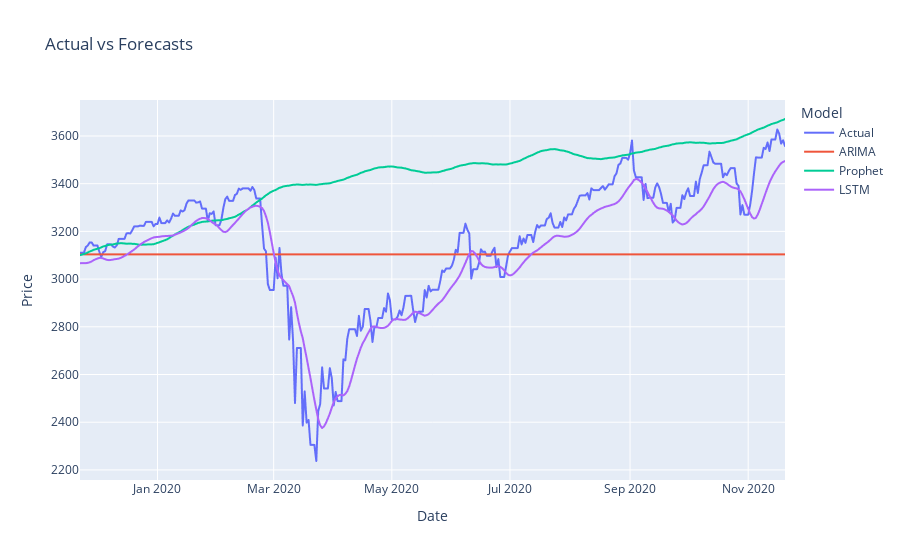

Write notebook code for a chart like this one.
### Code cell
import plotly.express as px

df_long = predicted_values.melt(
    id_vars="Date",
    value_vars=["Actual", "ARIMA", "Prophet", "LSTM"],
    var_name="Model",
    value_name="Value"
)


fig = px.line(
    df_long,
    x="Date",
    y="Value",
    color="Model",
    title="Actual vs Forecasts",
    labels={"Value": "Price", "Date": "Date"}
)#fig = px.line(predicted_values, x="Date", y="ARIMA", title='ARIMA')
fig.show()

### Figure 1 — Plotly figure (JSON) as saved in the notebook; plotly's stock layout.template omitted (floating-point values rounded to 4 significant figures; data arrays with more than 128 entries replaced by an {"elided": "..."} marker saying what was removed)
{"data": [{"hovertemplate": "Model=Actual<br>Date=%{x}<br>Price=%{y}<extra></extra>", "legendgroup": "Actual", "line": {"color": "#636efa", "dash": "solid"}, "marker": {"symbol": "circle"}, "mode": "lines", "name": "Actual", "showlegend": true, "type": "scattergl", "x": {"elided": "365 str values"}, "xaxis": "x", "y": {"elided": "365 float values"}, "yaxis": "y"}, {"hovertemplate": "Model=ARIMA<br>Date=%{x}<br>Price=%{y}<extra></extra>", "legendgroup": "ARIMA", "line": {"color": "#EF553B", "dash": "solid"}, "marker": {"symbol": "circle"}, "mode": "lines", "name": "ARIMA", "showlegend": true, "type": "scattergl", "x": {"elided": "365 str values"}, "xaxis": "x", "y": {"elided": "365 float values"}, "yaxis": "y"}, {"hovertemplate": "Model=Prophet<br>Date=%{x}<br>Price=%{y}<extra></extra>", "legendgroup": "Prophet", "line": {"color": "#00cc96", "dash": "solid"}, "marker": {"symbol": "circle"}, "mode": "lines", "name": "Prophet", "showlegend": true, "type": "scattergl", "x": {"elided": "365 str values"}, "xaxis": "x", "y": {"elided": "365 float values"}, "yaxis": "y"}, {"hovertemplate": "Model=LSTM<br>Date=%{x}<br>Price=%{y}<extra></extra>", "legendgroup": "LSTM", "line": {"color": "#ab63fa", "dash": "solid"}, "marker": {"symbol": "circle"}, "mode": "lines", "name": "LSTM", "showlegend": true, "type": "scattergl", "x": {"elided": "365 str values"}, "xaxis": "x", "y": {"elided": "365 float values"}, "yaxis": "y"}], "layout": {"legend": {"title": {"text": "Model"}, "tracegroupgap": 0}, "title": {"text": "Actual vs Forecasts"}, "xaxis": {"anchor": "y", "domain": [0, 1], "title": {"text": "Date"}}, "yaxis": {"anchor": "x", "domain": [0, 1], "title": {"text": "Price"}}}}
